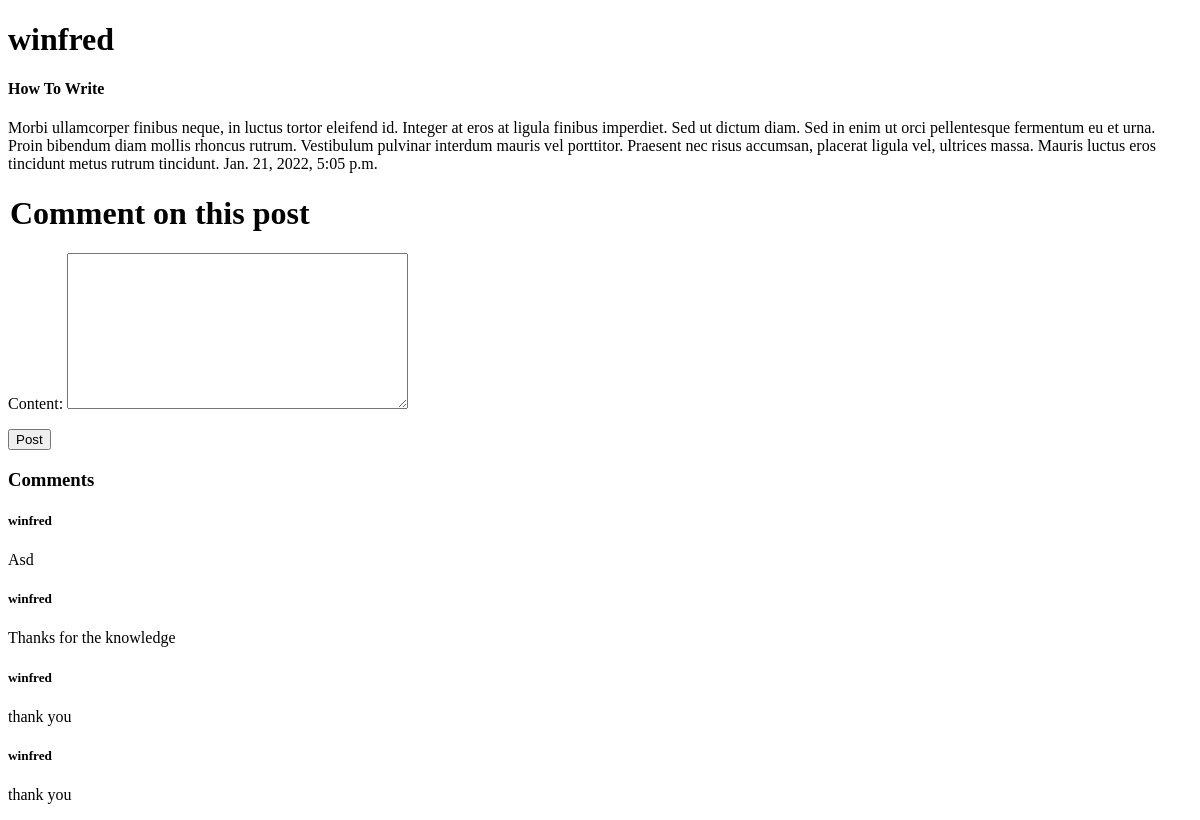
/posts/3/, run on an earlier commit of the app's database.
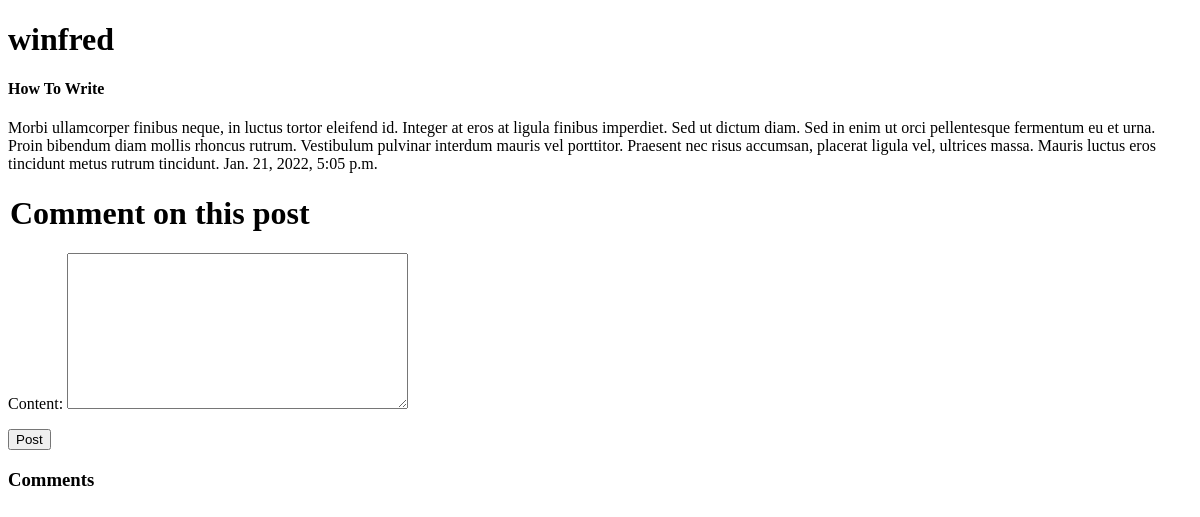
And on a later commit of the database.
### blog_posts/models.py (models this page shows, shortened)
class Comment(models.Model):
    author = models.ForeignKey(User, on_delete=models.CASCADE)
    content = models.TextField()
    post = models.ForeignKey(Post, related_name='comments', on_delete=models.CASCADE, null=True)

### blog_posts/views.py (the view)
# urls.py: path('posts/<int:id>/', views.detail, name='detail'),
def detail(request, id):
    post = Post.objects.get(id=id)
    comments = post.comments.all()
    new_comment = None
    if request.method == 'POST':
        comment_form = CommentForm(request.POST)
        if comment_form.is_valid():
            comment_form.instance.author = request.user
            new_comment = comment_form.save(commit=False)
            new_comment.post = post
            new_comment.save()
            comment_form  = CommentForm()
    else:
        comment_form = CommentForm()
    context = {
        'post':post,
        'form': comment_form,
        'comments': comments
    }
    return render(request, 'blog_posts/detail.html', context)

### blog_posts/forms.py
class CommentForm(forms.ModelForm):
    class Meta:
        model = Comment
        fields = ['content']

### blog_posts/templates/blog_posts/detail.html (shortened to what this page needs)
<!DOCTYPE html>
<html lang="en">
<head>
</head>
<body>
    <h1>{{post.author}}</h1>
    <h4>{{post.title}}</h4>
    <p>{{post.content}}              {{post.date_posted}}</p>
    <div >
        <form method='POST'>
                <h1><legend>Comment on this post</legend></h1>
                {{form.as_p}}
            <div>
                <button type='submit'>Post</button>
            </div>
        </form>
    </div>
    <h3>Comments</h3>
    {% if comments %}
    {% for comment in comments %}
        <h5>{{comment.author}}</h5>
        <p>{{comment.content}}</p>
    {% endfor %}
    {% endif %}
</body>
</html>

What changed in the data, as far as the page shows it:
removed Comment: author "winfred", content "Asd"
removed Comment: author "winfred", content "Thanks for the knowledge"
removed Comment: author "winfred", content "thank you"
removed Comment: author "winfred", content "thank you"
